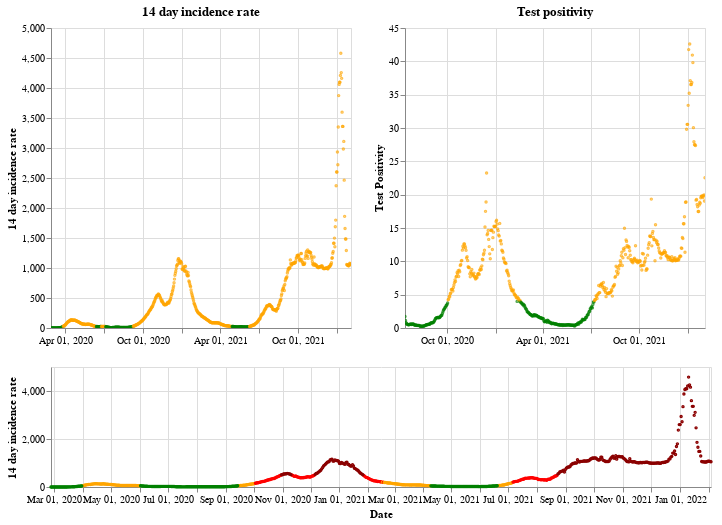

The notebook cell this image was saved under:
### Markdown cell above
## Wales

### Code cell
plot_traffic_light('Wales')

### Figure 1 — Vega-Lite specification as saved in the notebook (floating-point values rounded to 4 significant figures; data arrays with more than 128 entries replaced by an {"elided": "..."} marker saying what was removed)
{"config": {"view": {"continuousWidth": 400, "continuousHeight": 300}}, "vconcat": [{"hconcat": [{"mark": {"type": "point", "size": 2}, "encoding": {"color": {"condition": {"value": "green", "test": "(datum.twoWeeklyCasesRate <= 25)"}, "value": "orange"}, "tooltip": [{"type": "nominal", "field": "areaName"}, {"type": "temporal", "field": "date"}, {"type": "quantitative", "field": "twoWeeklyCasesRate"}, {"type": "quantitative", "field": "testPositivity"}], "x": {"type": "temporal", "axis": {"title": ""}, "field": "date", "scale": {"domain": {"selection": "DateBrush"}}, "timeUnit": "yearmonthdate"}, "y": {"type": "quantitative", "axis": {"title": "14 day incidence rate"}, "field": "twoWeeklyCasesRate"}}, "title": "14 day incidence rate", "width": 300}, {"mark": {"type": "point", "size": 2}, "encoding": {"color": {"condition": {"value": "green", "test": "(datum.testPositivity <= 4)"}, "value": "orange"}, "tooltip": [{"type": "nominal", "field": "areaName"}, {"type": "temporal", "field": "date"}, {"type": "quantitative", "field": "twoWeeklyCasesRate"}, {"type": "quantitative", "field": "testPositivity"}], "x": {"type": "temporal", "axis": {"title": ""}, "field": "date", "scale": {"domain": {"selection": "DateBrush"}}, "timeUnit": "yearmonthdate"}, "y": {"type": "quantitative", "axis": {"title": "Test Positivity"}, "field": "testPositivity"}}, "title": "Test positivity", "width": 300}]}, {"layer": [{"mark": {"type": "point", "size": 2}, "encoding": {"color": {"condition": {"value": "orange", "test": "(((datum.testPositivity < 4) && (datum.twoWeeklyCasesRate >= 50)) && (datum.twoWeeklyCasesRate < 200))"}, "value": "red"}, "opacity": {"condition": {"value": 1, "test": "((datum.twoWeeklyCasesRate >= 50) && (datum.twoWeeklyCasesRate < 500))"}, "value": 0}, "tooltip": [{"type": "nominal", "field": "areaName"}, {"type": "temporal", "field": "date"}, {"type": "quantitative", "field": "twoWeeklyCasesRate"}, {"type": "quantitative", "field": "testPositivity"}], "x": {"type": "temporal", "axis": {"title": "Date"}, "field": "date", "timeUnit": "yearmonthdate"}, "y": {"type": "quantitative", "axis": {"title": "14 day incidence rate"}, "field": "twoWeeklyCasesRate"}}, "selection": {"DateBrush": {"type": "interval", "encodings": ["x"], "fields": ["Time"]}}}, {"mark": {"type": "point", "size": 2}, "encoding": {"color": {"value": "darkred"}, "opacity": {"condition": {"value": 1, "test": "(datum.twoWeeklyCasesRate >= 500)"}, "value": 0}, "tooltip": [{"type": "nominal", "field": "areaName"}, {"type": "temporal", "field": "date"}, {"type": "quantitative", "field": "twoWeeklyCasesRate"}, {"type": "quantitative", "field": "testPositivity"}], "x": {"type": "temporal", "axis": {"title": "Date"}, "field": "date", "timeUnit": "yearmonthdate"}, "y": {"type": "quantitative", "axis": {"title": "14 day incidence rate"}, "field": "twoWeeklyCasesRate"}}}, {"mark": {"type": "point", "size": 2}, "encoding": {"color": {"condition": {"value": "green", "test": "((datum.testPositivity < 4) && (datum.twoWeeklyCasesRate < 50))"}, "value": "orange"}, "opacity": {"condition": {"value": 1, "test": "(datum.twoWeeklyCasesRate < 50)"}, "value": 0}, "tooltip": [{"type": "nominal", "field": "areaName"}, {"type": "temporal", "field": "date"}, {"type": "quantitative", "field": "twoWeeklyCasesRate"}, {"type": "quantitative", "field": "testPositivity"}], "x": {"type": "temporal", "axis": {"title": "Date"}, "field": "date", "timeUnit": "yearmonthdate"}, "y": {"type": "quantitative", "axis": {"title": "14 day incidence rate"}, "field": "twoWeeklyCasesRate"}}}], "height": 120, "width": 660}], "data": {"name": "data-48fc3122631a911b48ae5d4857203941"}, "$schema": "https://vega.github.io/schema/vega-lite/v4.8.1.json", "datasets": {"data-48fc3122631a911b48ae5d4857203941": {"elided": "708 records"}}}
